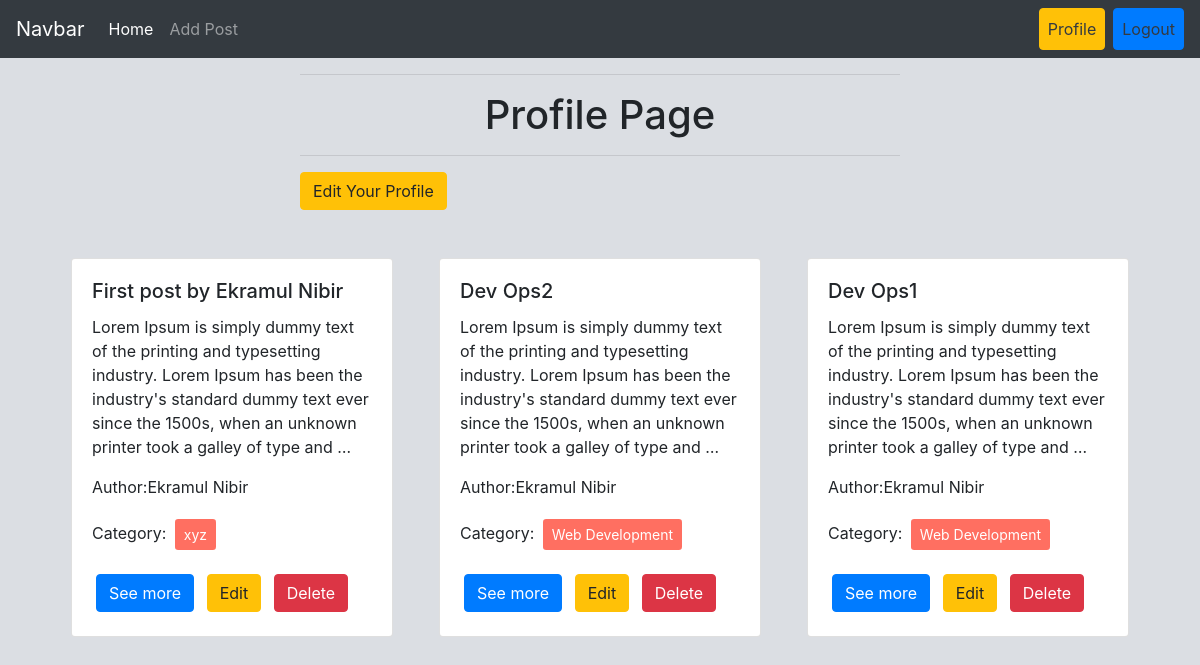
Screenshot of /authors/profile/ (signed in) with the database file from the repository.
### posts/models.py (models this page shows, shortened)
class Post(models.Model):
    title = models.CharField(max_length=50)
    content = models.TextField()
    category = models.ManyToManyField(Category)
    author = models.ForeignKey(User, on_delete=models.CASCADE)
    image = models.ImageField(upload_to='./media/uploads/', blank=True, null=True) #Query

### categories/models.py (models this page shows, shortened)
class Category(models.Model):
    name = models.CharField(max_length=50)
    slug = models.SlugField(max_length=100,null=True, unique=True, blank=True)

### authors/views.py (the view)
# urls.py: path('profile/',views.profile, name = 'profile'),
@login_required
def profile(request):
    data = Post.objects.filter(author = request.user)
    return render(request, './authors/profile.html',{'data':data})

### authors/templates/authors/profile.html (shortened to what this page needs)
{% extends "base.html" %}
{% load crispy_forms_tags %}
{% block content %}
<form method="post" action="" style="width: 50%; margin:auto; height:50%;">
    <hr>
    <h1 style="text-align: center;">Profile Page</h1>
    <hr>
    <a href="{% url 'edit_profile' %}" class="btn btn-warning btn-small"> Edit Your Profile </a>
</form>
<div class="d-flex flex-wrap justify-content-center px-5 pt-5">
    {% for post in data %}
    <div class="col-sm-4">
      <div class="card mx-2">
        <div class="card-body">
          <h5 class="card-title">{{post.title}}</h5>
          <p class="card-text">{{ post.content | truncatewords:35 }}</p>
          <p>Author:{{post.author.first_name}} {{post.author.last_name}}</p>
          <p>
            Category: {% for cat in post.category.all %}
            <button
              class="btn btn-sm m-1"
              style="background-color: #ff6f61; color: white"
            >
              {{ cat.name }}
            </button>
            {% endfor %}
          </p>
          <a href="#" class="btn btn-primary m-1">See more</a>
          <a href="{% url 'edit_post' post.id%}" class="btn btn-warning m-1">Edit</a>
          <a href="{% url 'delete_post' post.id%}" class="btn btn-danger m-1">Delete</a>
        </div>
      </div>
    </div>
    {% endfor %}
</div>
{% endblock content %}

### rows the page displays
Post: title "First post by Ekramul Nibir", content "Lorem Ipsum is simply dummy text of the printing and typesetting industry. Lorem Ipsum has been the industry's standard dummy text ever since the 1500s, when an unknown printer took a galley of type and …", author.first_name "Ekramul", author.last_name "Nibir"
Category: name "xyz"
Post: title "Dev Ops2", content "Lorem Ipsum is simply dummy text of the printing and typesetting industry. Lorem Ipsum has been the industry's standard dummy text ever since the 1500s, when an unknown printer took a galley of type and …", author.first_name "Ekramul", author.last_name "Nibir"
Category: name "Web Development"
Post: title "Dev Ops1", content "Lorem Ipsum is simply dummy text of the printing and typesetting industry. Lorem Ipsum has been the industry's standard dummy text ever since the 1500s, when an unknown printer took a galley of type and …", author.first_name "Ekramul", author.last_name "Nibir"
